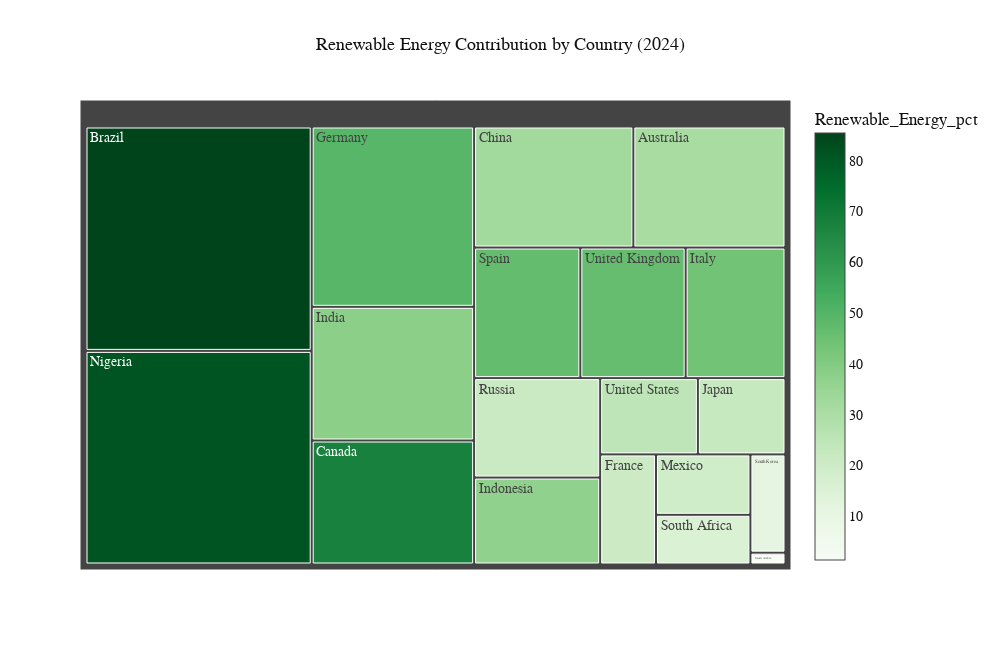

The notebook cell saved with this chart:
### Markdown cell above
# Visualization 2 - Distribution of Renewable Energy Usage by Country

### Code cell
import plotly.express as px

# Ensure the 'Year' column is numeric
df['Year'] = pd.to_numeric(df['Year'], errors='coerce')

# Use the most recent year in the dataset
latest_year = df['Year'].max()
latest_data = df[df['Year'] == latest_year]

# Create the treemap
fig = px.treemap(
    latest_data,
    path=['Country'],
    values='Renewable_Energy_pct',
    title=f"Renewable Energy Contribution by Country ({int(latest_year)})",
    color='Renewable_Energy_pct',
    color_continuous_scale='Greens'
)

# Adjust layout
fig.update_layout(
    width=1000,
    height=650,
    font=dict(family="Times New Roman", size=14, color="#111111"),
    title_font=dict(family="Times New Roman", size=18, color="#111111")
)

fig.show()

### Figure 1 — Plotly figure (JSON) as saved in the notebook; plotly's stock layout.template omitted (floating-point values rounded to 4 significant figures)
{"data": [{"branchvalues": "total", "customdata": [[31.09], [85.45], [67.8], [32.74], [20.7], [49.43], [38.15], [36.9], [43.9], [22.5], [19.2], [81.35], [21.37], [1.4], [15.8], [11.6], [46.7], [46.3], [25.1]], "domain": {"x": [0, 1], "y": [0, 1]}, "hovertemplate": "labels=%{label}<br>Renewable_Energy_pct_sum=%{value}<br>parent=%{parent}<br>id=%{id}<br>Renewable_Energy_pct=%{color}<extra></extra>", "ids": ["Australia", "Brazil", "Canada", "China", "France", "Germany", "India", "Indonesia", "Italy", "Japan", "Mexico", "Nigeria", "Russia", "Saudi Arabia", "South Africa", "South Korea", "Spain", "United Kingdom", "United States"], "labels": ["Australia", "Brazil", "Canada", "China", "France", "Germany", "India", "Indonesia", "Italy", "Japan", "Mexico", "Nigeria", "Russia", "Saudi Arabia", "South Africa", "South Korea", "Spain", "United Kingdom", "United States"], "marker": {"coloraxis": "coloraxis", "colors": [31.09, 85.45, 67.8, 32.74, 20.7, 49.43, 38.15, 36.9, 43.9, 22.5, 19.2, 81.35, 21.37, 1.4, 15.8, 11.6, 46.7, 46.3, 25.1]}, "name": "", "parents": ["", "", "", "", "", "", "", "", "", "", "", "", "", "", "", "", "", "", ""], "type": "treemap", "values": [62, 170.9, 67.8, 64.9, 20.7, 98.6, 73.1, 36.9, 43.9, 22.5, 19.2, 162.7, 42.2, 1.4, 15.8, 11.6, 46.7, 46.3, 25.1]}], "layout": {"coloraxis": {"colorbar": {"title": {"text": "Renewable_Energy_pct"}}, "colorscale": [[0, "rgb(247,252,245)"], [0.125, "rgb(229,245,224)"], [0.25, "rgb(199,233,192)"], [0.375, "rgb(161,217,155)"], [0.5, "rgb(116,196,118)"], [0.625, "rgb(65,171,93)"], [0.75, "rgb(35,139,69)"], [0.875, "rgb(0,109,44)"], [1, "rgb(0,68,27)"]]}, "font": {"color": "#111111", "family": "Times New Roman", "size": 14}, "height": 650, "legend": {"tracegroupgap": 0}, "title": {"font": {"color": "#111111", "family": "Times New Roman", "size": 18}, "text": "Renewable Energy Contribution by Country (2024)"}, "width": 1000}}
